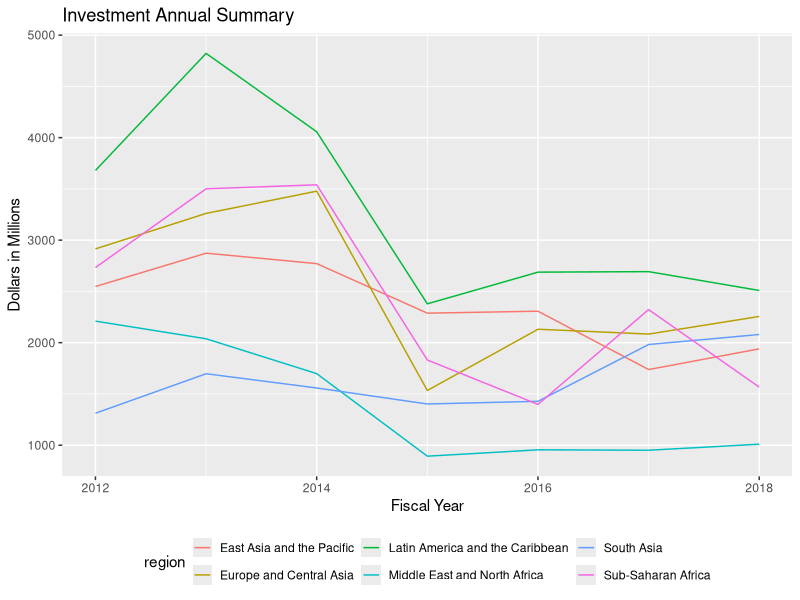
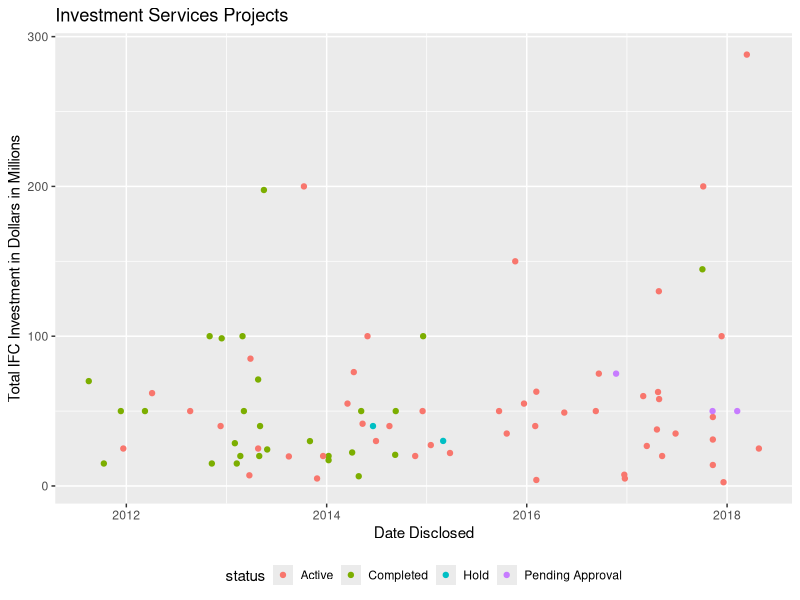

The R script that drew these images, in order:
## ---- chunk 1
knitr::opts_chunk$set(fig.align = 'center', out.width='80%', echo = TRUE)
## ---- chunk 2
library(readr)
library(tidyverse)

investment_annual_summary <- read_csv('investment_annual_summary.csv')
investment_services_projects <- read_csv('investment_services_projects.csv')
## ---- chunk 3
ggplot(investment_annual_summary, aes(fiscal_year, dollars_in_millions, color=region)) +
  geom_line() +
  labs(
    title = "Investment Annual Summary",
    x = "Fiscal Year",
    y = "Dollars in Millions") +
  theme(legend.key.size = unit(0.5, 'cm'),legend.position = 'bottom')
## ---- chunk 4
brazil_investment_projects <- investment_services_projects %>%
  filter(country == 'Brazil')

ggplot(brazil_investment_projects, aes(date_disclosed, total_investment, color=status)) +
  geom_point() +
  labs(
    title = "Investment Services Projects",
    x = "Date Disclosed",
    y = "Total IFC Investment in Dollars in Millions") +
  theme(legend.key.size = unit(0.5, 'cm'),legend.position = 'bottom')
## ---- chunk 5
brazil_investment_projects_2018 <- investment_services_projects %>%
  filter(country == "Brazil",
         date_disclosed >= "2017-07-01",
         date_disclosed <= "2018-06-30") 

brazil_investment_projects_2018_total <- brazil_investment_projects_2018 %>%
  summarize(sum_total_investment = sum(total_investment, na.rm = TRUE)) 
